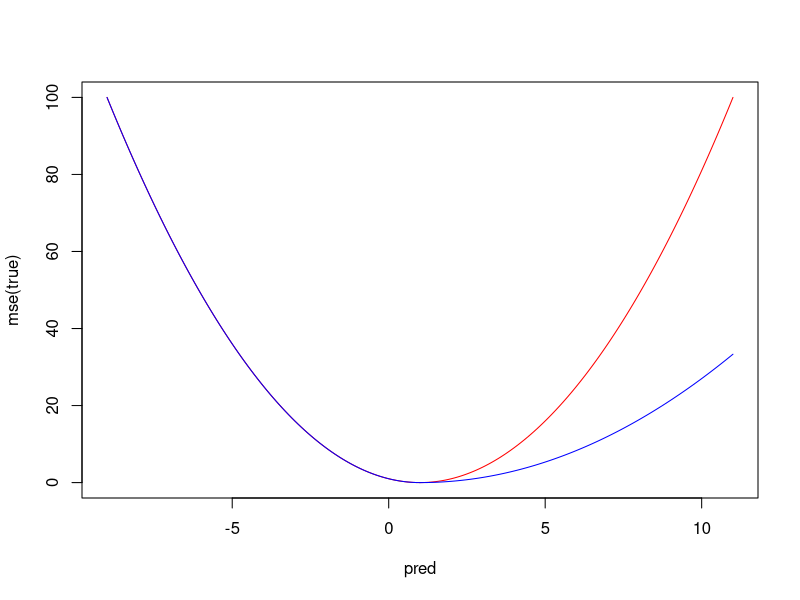

Source code (R):

# purpose is visualizing a loss function that can be alternative to MSE, 
# since we might care more about explaining the presence of a perturbation effect rather than be worried if we overshoot the effect

linex = function() {
    x = pred - true
    signs = sign(true)
    signs[signs == 0] = sample(c(-1,1), sum(signs == 0), replace=TRUE)
    a = -signs
    linex = exp(a*x) - a*x - 1 
    linex
}


mse = function(true) {(true - pred)^2}
quadquad = function(true, a) {
    if(missing(a)) a = abs(true)/(abs(true)+.5)
    (1 - a * (pred*true > true*true)) * (true - pred)^2
}

# try different values of 'true'
true = 1
pred = seq(true-10,true+10,.1)
plot(pred, mse(true), type="l", col="red")
lines(pred, quadquad(true), col="blue")













